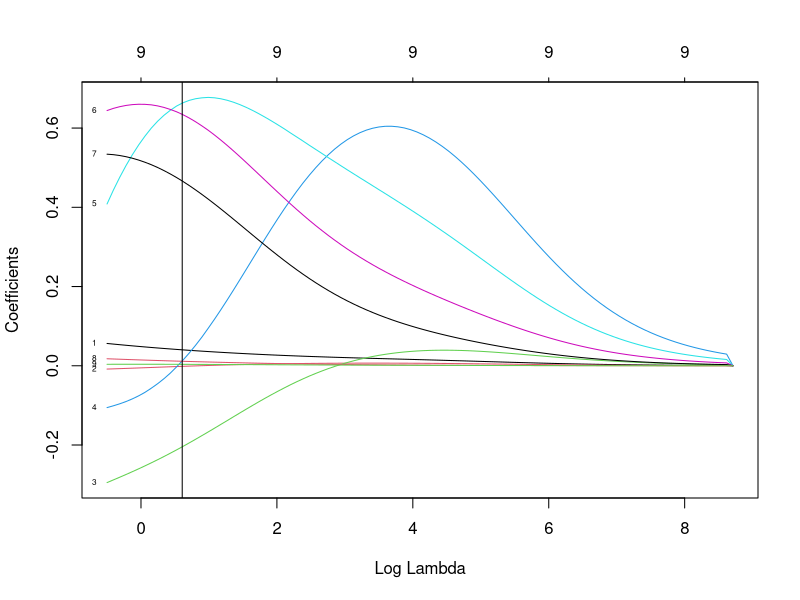
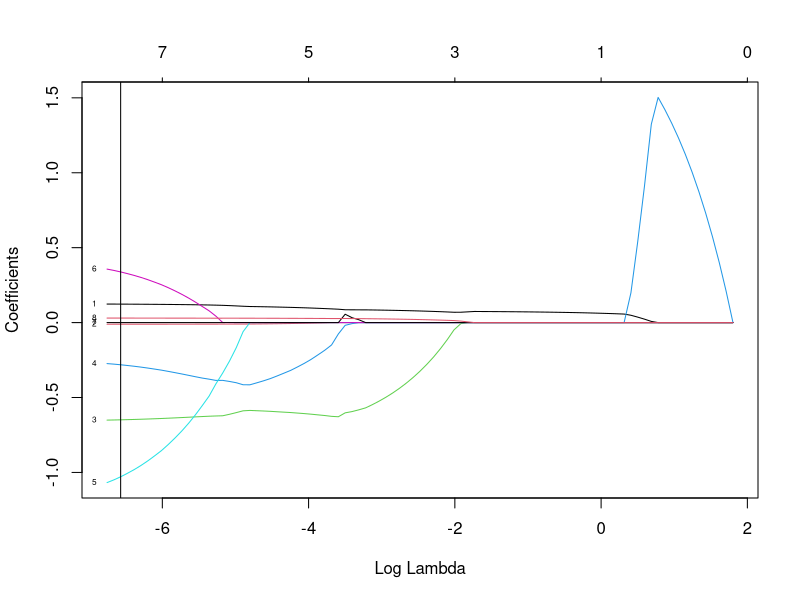
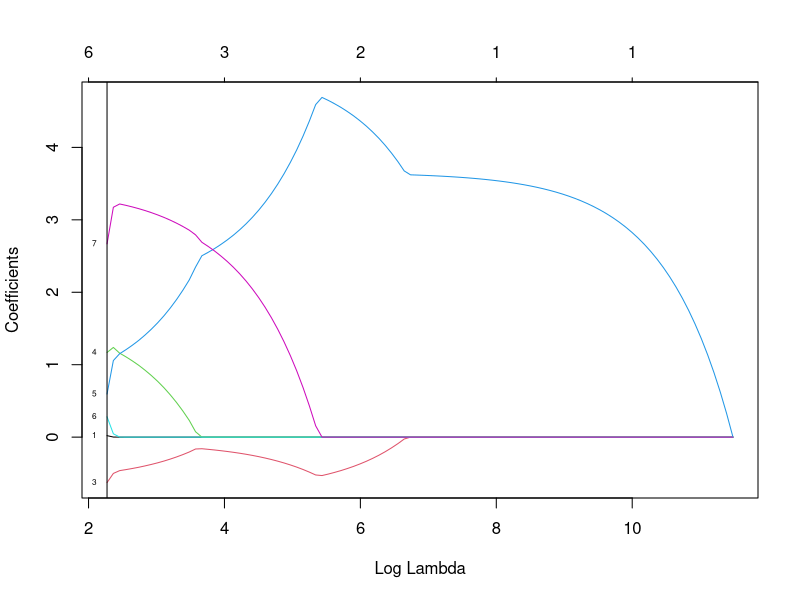
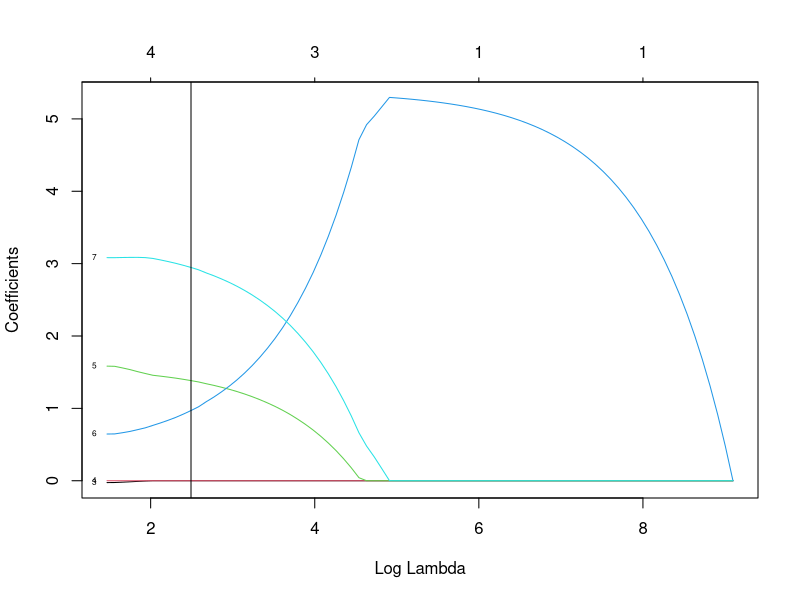
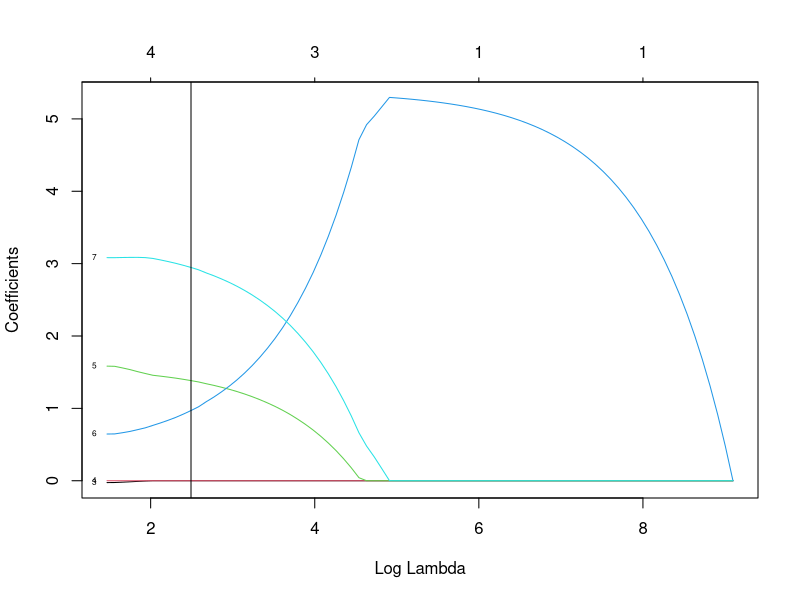

Write R code to recreate these figures, in order.
## ---- chunk 1
knitr::opts_chunk$set(echo = TRUE)
library(tidyverse)
library(tidyr)
library(glmnet)
## ---- chunk 2
#Read in and cleanse the data
income_democracy <- read_csv('./data/income_democracy.csv')
income_cleansed = subset(income_democracy,select = -c(country,year,code))
income_cleansed = income_cleansed %>% drop_na()
## ---- chunk 3
## 80% of the sample size
smp_size <- floor(0.8 * nrow(income_cleansed))
train_ind <- sample(seq_len(nrow(income_cleansed)), size = smp_size)

train <- income_cleansed[train_ind, ]
test <- income_cleansed[-train_ind, ]

y_train <- train[c("dem_ind")]
X_train <- subset(train,select = -c(dem_ind))

y_test <- test[c("dem_ind")]
X_test <- subset(test,select = -c(dem_ind))

p=9
## ---- chunk 4
# Ridge
ridge = cv.glmnet(as.matrix(X_train), as.matrix(y_train), family = "gaussian", alpha = 0, intercept = FALSE, nfolds=20)
lambda_ridge = ridge$lambda.min
lambda_ridge
coef.ridge = matrix(coef(ridge, s = lambda_ridge))[2:(p+1)]
ridge = glmnet(as.matrix(X_train), as.matrix(y_train), family = "gaussian", alpha = 0, intercept = FALSE, nfolds=20)
plot(ridge, xvar = "lambda", label = TRUE)
abline(v = lambda_ridge)
## ---- chunk 5
# Ridge
y_ridge = predict(ridge, as.matrix(X_train), s = lambda_ridge)
mse_ridge = sum((y_test-y_ridge)^2)/nrow(X_test)
mse_ridge
## ---- chunk 6
# Lasso
lasso = cv.glmnet(as.matrix(X_train), as.matrix(y_train), family = "gaussian", alpha = 1, intercept = FALSE, nfolds=20)
lambda_lasso = lasso$lambda.min
lambda_lasso
coef.lasso = matrix(coef(lasso, s = lambda_lasso))[2:(p+1)]
lasso = glmnet(as.matrix(X_train), as.matrix(y_train), family = "gaussian", alpha = 1, intercept = FALSE, nfolds=20)
plot(lasso, xvar = "lambda", label = TRUE)
abline(v = log(lambda_lasso))
## ---- chunk 7
# Ridge
y_lasso = predict(lasso, as.matrix(X_train), s = lambda_lasso)
mse_lasso = sum((y_test-y_lasso)^2)/nrow(X_test)
mse_lasso
## ---- chunk 8
gamma = 2
b.ols = solve(t(as.matrix(X_train))%*%as.matrix(X_train))%*%t(as.matrix(X_train))%*%as.matrix(y_train)
ridge = cv.glmnet(as.matrix(X_train), as.matrix(y_train), family = "gaussian", alpha = 0, intercept = FALSE, nfolds=20)
l.ridge = ridge$lambda.min
b.ridge = matrix(coef(ridge, s = l.ridge))[2:(p+1)]
w1 = 1/abs(b.ols)^gamma
w2 = 1/abs(b.ridge)^gamma
alasso1 = cv.glmnet(as.matrix(X_train), as.matrix(y_train), family = "gaussian", alpha = 1, intercept = FALSE, penalty.factor = w1, nfolds=20)
alasso2 = cv.glmnet(as.matrix(X_train), as.matrix(y_train), family = "gaussian", alpha = 1, intercept = FALSE, penalty.factor = w2, nfolds=20)
lambda1 = alasso1$lambda.min
lambda2 = alasso2$lambda.min
coef.alasso1 = matrix(coef(alasso1, s = lambda1))[2:(p+1)]
coef.alasso2 = matrix(coef(alasso2, s = lambda2))[2:(p+1)]
alasso1 = glmnet(as.matrix(X_train), as.matrix(y_train), family = "gaussian", alpha = 1, intercept = FALSE, penalty.factor = w1, nfolds=20)
alasso2 = glmnet(as.matrix(X_train), as.matrix(y_train), family = "gaussian", alpha = 1, intercept = FALSE, penalty.factor = w2, nfolds=20)
plot(alasso1, xvar = "lambda", label = TRUE)
abline(v=log(lambda1))
plot(alasso2, xvar = "lambda", label = TRUE)
abline(v=log(lambda2))
## ---- chunk 9
plot(alasso2, xvar = "lambda", label = TRUE)
abline(v=log(lambda2))
## ---- chunk 10
y_alasso1 = predict(alasso1, as.matrix(X_train), s = lambda1)
mse_alasso1 = sum((y_test-y_alasso1)^2)/nrow(X_test)
y_alasso2 = predict(alasso2, as.matrix(X_train), s = lambda2)
mse_alasso2 = sum((y_test-y_alasso2)^2)/nrow(X_test)
mse_alasso1
mse_alasso2
